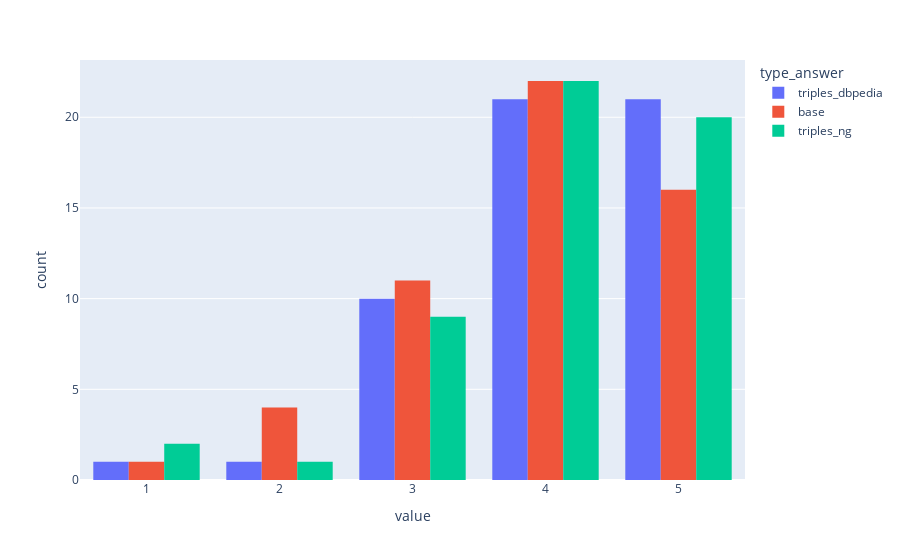
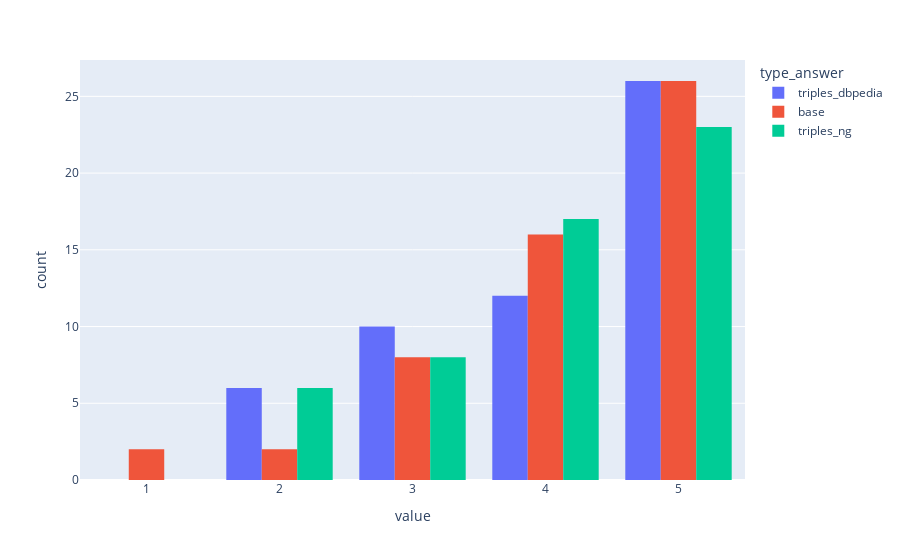
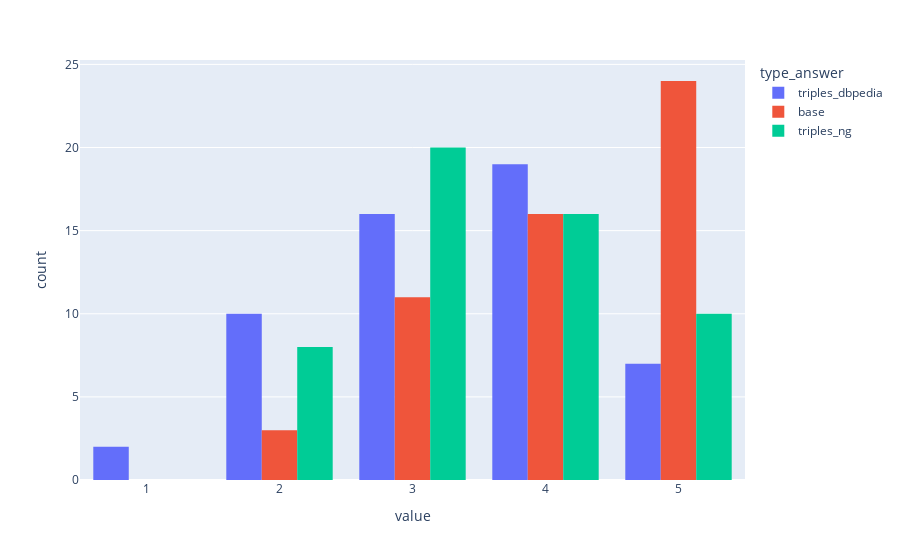
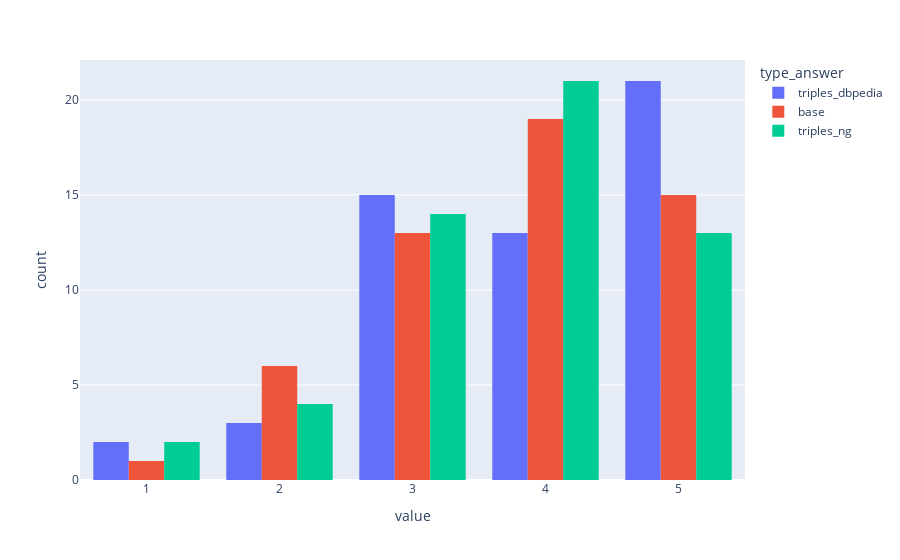

Write notebook code for charts like these, in order.
### Code cell
for metric in data.metric.unique():
    fig = px.histogram(data[data.metric==metric], x="value", color="type_answer", barmode="group")
    print(f"Metric: {metric}")
    fig.show()

### Figure 1 — Plotly figure (JSON) as saved in the notebook; plotly's stock layout.template omitted (floating-point values rounded to 4 significant figures)
{"data": [{"alignmentgroup": "True", "bingroup": "x", "hovertemplate": "type_answer=triples_dbpedia<br>value=%{x}<br>count=%{y}<extra></extra>", "legendgroup": "triples_dbpedia", "marker": {"color": "#636efa", "pattern": {"shape": ""}}, "name": "triples_dbpedia", "offsetgroup": "triples_dbpedia", "orientation": "v", "showlegend": true, "type": "histogram", "x": [3, 4, 3, 5, 4, 4, 5, 4, 4, 5, 4, 4, 4, 4, 4, 5, 3, 4, 3, 4, 5, 3, 5, 3, 5, 4, 3, 4, 5, 5, 5, 5, 1, 4, 5, 3, 5, 5, 4, 5, 5, 5, 2, 4, 3, 4, 5, 4, 3, 5, 4, 5, 4, 5], "xaxis": "x", "yaxis": "y"}, {"alignmentgroup": "True", "bingroup": "x", "hovertemplate": "type_answer=base<br>value=%{x}<br>count=%{y}<extra></extra>", "legendgroup": "base", "marker": {"color": "#EF553B", "pattern": {"shape": ""}}, "name": "base", "offsetgroup": "base", "orientation": "v", "showlegend": true, "type": "histogram", "x": [3, 4, 5, 4, 3, 4, 3, 4, 5, 4, 5, 2, 2, 5, 4, 4, 3, 4, 4, 4, 5, 5, 4, 2, 4, 3, 5, 3, 4, 5, 4, 4, 5, 4, 3, 5, 4, 5, 1, 4, 5, 2, 5, 3, 4, 3, 5, 3, 3, 4, 4, 5, 5, 4], "xaxis": "x", "yaxis": "y"}, {"alignmentgroup": "True", "bingroup": "x", "hovertemplate": "type_answer=triples_ng<br>value=%{x}<br>count=%{y}<extra></extra>", "legendgroup": "triples_ng", "marker": {"color": "#00cc96", "pattern": {"shape": ""}}, "name": "triples_ng", "offsetgroup": "triples_ng", "orientation": "v", "showlegend": true, "type": "histogram", "x": [4, 4, 2, 5, 4, 5, 4, 4, 4, 5, 5, 5, 5, 4, 4, 5, 4, 4, 4, 5, 5, 5, 5, 1, 3, 5, 5, 3, 4, 4, 3, 4, 1, 3, 3, 3, 5, 5, 4, 3, 5, 5, 4, 4, 3, 3, 5, 5, 4, 4, 4, 5, 4, 4], "xaxis": "x", "yaxis": "y"}], "layout": {"barmode": "group", "legend": {"title": {"text": "type_answer"}, "tracegroupgap": 0}, "margin": {"t": 60}, "xaxis": {"anchor": "y", "domain": [0, 1], "title": {"text": "value"}}, "yaxis": {"anchor": "x", "domain": [0, 1], "title": {"text": "count"}}}}

### Figure 2 — Plotly figure (JSON) as saved in the notebook; plotly's stock layout.template omitted (floating-point values rounded to 4 significant figures)
{"data": [{"alignmentgroup": "True", "bingroup": "x", "hovertemplate": "type_answer=triples_dbpedia<br>value=%{x}<br>count=%{y}<extra></extra>", "legendgroup": "triples_dbpedia", "marker": {"color": "#636efa", "pattern": {"shape": ""}}, "name": "triples_dbpedia", "offsetgroup": "triples_dbpedia", "orientation": "v", "showlegend": true, "type": "histogram", "x": [4, 4, 2, 4, 3, 3, 5, 5, 3, 5, 5, 3, 5, 3, 2, 5, 5, 2, 4, 3, 2, 3, 5, 5, 5, 5, 3, 5, 5, 5, 5, 5, 3, 4, 5, 3, 2, 4, 4, 5, 5, 5, 2, 5, 4, 5, 5, 4, 4, 5, 4, 4, 5, 5], "xaxis": "x", "yaxis": "y"}, {"alignmentgroup": "True", "bingroup": "x", "hovertemplate": "type_answer=base<br>value=%{x}<br>count=%{y}<extra></extra>", "legendgroup": "base", "marker": {"color": "#EF553B", "pattern": {"shape": ""}}, "name": "base", "offsetgroup": "base", "orientation": "v", "showlegend": true, "type": "histogram", "x": [5, 3, 5, 4, 4, 5, 5, 5, 5, 1, 1, 3, 5, 4, 4, 4, 4, 5, 5, 2, 4, 3, 3, 5, 5, 4, 4, 5, 4, 5, 2, 4, 5, 4, 3, 5, 5, 3, 3, 5, 5, 3, 4, 4, 4, 5, 5, 5, 5, 5, 5, 4, 5, 5], "xaxis": "x", "yaxis": "y"}, {"alignmentgroup": "True", "bingroup": "x", "hovertemplate": "type_answer=triples_ng<br>value=%{x}<br>count=%{y}<extra></extra>", "legendgroup": "triples_ng", "marker": {"color": "#00cc96", "pattern": {"shape": ""}}, "name": "triples_ng", "offsetgroup": "triples_ng", "orientation": "v", "showlegend": true, "type": "histogram", "x": [4, 4, 2, 4, 3, 5, 3, 4, 3, 5, 5, 5, 5, 3, 2, 5, 5, 5, 4, 3, 2, 2, 5, 5, 4, 5, 5, 4, 5, 5, 4, 4, 2, 3, 2, 4, 5, 5, 4, 3, 5, 5, 5, 4, 4, 3, 5, 4, 5, 5, 4, 4, 4, 5], "xaxis": "x", "yaxis": "y"}], "layout": {"barmode": "group", "legend": {"title": {"text": "type_answer"}, "tracegroupgap": 0}, "margin": {"t": 60}, "xaxis": {"anchor": "y", "domain": [0, 1], "title": {"text": "value"}}, "yaxis": {"anchor": "x", "domain": [0, 1], "title": {"text": "count"}}}}

### Figure 3 — Plotly figure (JSON) as saved in the notebook; plotly's stock layout.template omitted (floating-point values rounded to 4 significant figures)
{"data": [{"alignmentgroup": "True", "bingroup": "x", "hovertemplate": "type_answer=triples_dbpedia<br>value=%{x}<br>count=%{y}<extra></extra>", "legendgroup": "triples_dbpedia", "marker": {"color": "#636efa", "pattern": {"shape": ""}}, "name": "triples_dbpedia", "offsetgroup": "triples_dbpedia", "orientation": "v", "showlegend": true, "type": "histogram", "x": [2, 4, 3, 3, 2, 2, 4, 3, 4, 5, 3, 2, 4, 3, 4, 3, 4, 2, 1, 2, 5, 1, 2, 4, 3, 5, 2, 4, 4, 4, 4, 5, 2, 3, 5, 4, 3, 4, 3, 4, 5, 3, 2, 4, 3, 3, 5, 3, 4, 4, 3, 3, 4, 4], "xaxis": "x", "yaxis": "y"}, {"alignmentgroup": "True", "bingroup": "x", "hovertemplate": "type_answer=base<br>value=%{x}<br>count=%{y}<extra></extra>", "legendgroup": "base", "marker": {"color": "#EF553B", "pattern": {"shape": ""}}, "name": "base", "offsetgroup": "base", "orientation": "v", "showlegend": true, "type": "histogram", "x": [5, 3, 5, 4, 4, 5, 5, 3, 5, 4, 5, 5, 5, 4, 5, 3, 5, 5, 4, 3, 3, 3, 5, 5, 5, 4, 5, 4, 4, 4, 4, 3, 5, 5, 3, 5, 3, 3, 3, 5, 4, 2, 5, 2, 4, 4, 4, 2, 5, 5, 5, 4, 4, 5], "xaxis": "x", "yaxis": "y"}, {"alignmentgroup": "True", "bingroup": "x", "hovertemplate": "type_answer=triples_ng<br>value=%{x}<br>count=%{y}<extra></extra>", "legendgroup": "triples_ng", "marker": {"color": "#00cc96", "pattern": {"shape": ""}}, "name": "triples_ng", "offsetgroup": "triples_ng", "orientation": "v", "showlegend": true, "type": "histogram", "x": [3, 3, 3, 4, 2, 5, 3, 4, 4, 4, 4, 5, 3, 4, 2, 3, 3, 5, 2, 4, 5, 3, 2, 5, 2, 4, 4, 3, 4, 5, 3, 3, 2, 3, 3, 5, 2, 3, 3, 3, 4, 5, 3, 4, 3, 2, 4, 5, 4, 4, 3, 3, 4, 5], "xaxis": "x", "yaxis": "y"}], "layout": {"barmode": "group", "legend": {"title": {"text": "type_answer"}, "tracegroupgap": 0}, "margin": {"t": 60}, "xaxis": {"anchor": "y", "domain": [0, 1], "title": {"text": "value"}}, "yaxis": {"anchor": "x", "domain": [0, 1], "title": {"text": "count"}}}}

### Figure 4 — Plotly figure (JSON) as saved in the notebook; plotly's stock layout.template omitted (floating-point values rounded to 4 significant figures)
{"data": [{"alignmentgroup": "True", "bingroup": "x", "hovertemplate": "type_answer=triples_dbpedia<br>value=%{x}<br>count=%{y}<extra></extra>", "legendgroup": "triples_dbpedia", "marker": {"color": "#636efa", "pattern": {"shape": ""}}, "name": "triples_dbpedia", "offsetgroup": "triples_dbpedia", "orientation": "v", "showlegend": true, "type": "histogram", "x": [4, 4, 4, 4, 4, 5, 5, 3, 1, 5, 5, 4, 3, 3, 3, 3, 3, 3, 4, 4, 1, 5, 3, 3, 4, 5, 2, 5, 3, 5, 3, 4, 2, 4, 5, 3, 3, 5, 4, 5, 5, 4, 2, 5, 5, 5, 5, 3, 3, 5, 5, 5, 5, 5], "xaxis": "x", "yaxis": "y"}, {"alignmentgroup": "True", "bingroup": "x", "hovertemplate": "type_answer=base<br>value=%{x}<br>count=%{y}<extra></extra>", "legendgroup": "base", "marker": {"color": "#EF553B", "pattern": {"shape": ""}}, "name": "base", "offsetgroup": "base", "orientation": "v", "showlegend": true, "type": "histogram", "x": [4, 4, 5, 5, 4, 5, 3, 2, 5, 4, 4, 3, 3, 3, 3, 3, 3, 3, 4, 4, 4, 5, 2, 1, 4, 3, 5, 4, 4, 5, 3, 3, 5, 4, 3, 4, 5, 4, 2, 5, 5, 2, 5, 2, 2, 4, 5, 3, 4, 4, 4, 5, 5, 4], "xaxis": "x", "yaxis": "y"}, {"alignmentgroup": "True", "bingroup": "x", "hovertemplate": "type_answer=triples_ng<br>value=%{x}<br>count=%{y}<extra></extra>", "legendgroup": "triples_ng", "marker": {"color": "#00cc96", "pattern": {"shape": ""}}, "name": "triples_ng", "offsetgroup": "triples_ng", "orientation": "v", "showlegend": true, "type": "histogram", "x": [4, 5, 3, 4, 4, 5, 5, 4, 1, 5, 5, 4, 3, 3, 3, 3, 3, 3, 4, 3, 1, 3, 3, 2, 2, 5, 4, 3, 4, 4, 4, 3, 2, 4, 2, 3, 5, 4, 4, 4, 5, 5, 4, 3, 5, 4, 4, 4, 4, 4, 5, 5, 5, 4], "xaxis": "x", "yaxis": "y"}], "layout": {"barmode": "group", "legend": {"title": {"text": "type_answer"}, "tracegroupgap": 0}, "margin": {"t": 60}, "xaxis": {"anchor": "y", "domain": [0, 1], "title": {"text": "value"}}, "yaxis": {"anchor": "x", "domain": [0, 1], "title": {"text": "count"}}}}
